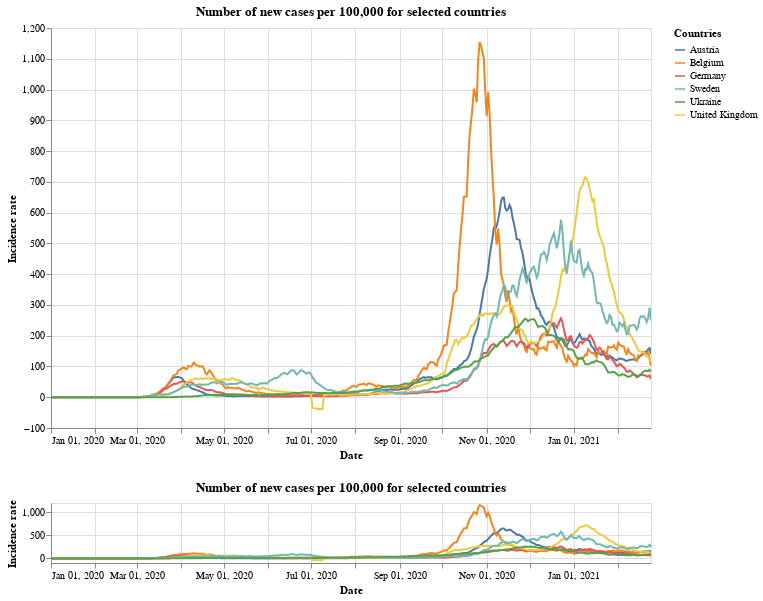

Notebook code cell kept with this figure:
### Markdown cell above
## New cases per 100,000

### Code cell
#collapse
brush = alt.selection(type='interval', encodings=['x'])

base = alt.Chart(x_small).mark_line().transform_window(
    rolling_mean='sum(new_cases_per)',
    frame=[-7, 0],
    groupby=['id']
).encode(
    x=alt.X("yearmonthdate(date):T",
            axis=alt.Axis(title='Date')
           ),
    y=alt.Y("rolling_mean:Q",
            axis=alt.Axis(title='Incidence rate')
           ),
    tooltip='id',
    color=alt.Color('id', legend=alt.Legend(title="Countries")),
    opacity=alt.condition(leg_selection, alt.value(1), alt.value(0.2))
).add_selection(leg_selection).properties(
    width=600,
    height=400,
    title='Number of new cases per 100,000 for selected countries'
)

upper = base.encode(
    alt.X('yearmonthdate(date):T',axis=alt.Axis(title='Date'),
          scale=alt.Scale(domain=brush))
)

lower = base.properties(
    height=60
).add_selection(brush)

upper & lower

### Figure 1 — Vega-Lite specification as saved in the notebook (floating-point values rounded to 4 significant figures; data arrays with more than 128 entries replaced by an {"elided": "..."} marker saying what was removed)
{"config": {"view": {"continuousWidth": 400, "continuousHeight": 300}}, "vconcat": [{"mark": "line", "encoding": {"color": {"type": "nominal", "field": "id", "legend": {"title": "Countries"}}, "opacity": {"condition": {"value": 1, "selection": "selector001"}, "value": 0.2}, "tooltip": {"type": "nominal", "field": "id"}, "x": {"type": "temporal", "axis": {"title": "Date"}, "field": "date", "scale": {"domain": {"selection": "selector004"}}, "timeUnit": "yearmonthdate"}, "y": {"type": "quantitative", "axis": {"title": "Incidence rate"}, "field": "rolling_mean"}}, "height": 400, "selection": {"selector001": {"type": "multi", "fields": ["id"], "bind": "legend"}}, "title": "Number of new cases per 100,000 for selected countries", "transform": [{"window": [{"op": "sum", "field": "new_cases_per", "as": "rolling_mean"}], "frame": [-7, 0], "groupby": ["id"]}], "width": 600}, {"mark": "line", "encoding": {"color": {"type": "nominal", "field": "id", "legend": {"title": "Countries"}}, "opacity": {"condition": {"value": 1, "selection": "selector001"}, "value": 0.2}, "tooltip": {"type": "nominal", "field": "id"}, "x": {"type": "temporal", "axis": {"title": "Date"}, "field": "date", "timeUnit": "yearmonthdate"}, "y": {"type": "quantitative", "axis": {"title": "Incidence rate"}, "field": "rolling_mean"}}, "height": 60, "selection": {"selector001": {"type": "multi", "fields": ["id"], "bind": "legend"}, "selector004": {"type": "interval", "encodings": ["x"]}}, "title": "Number of new cases per 100,000 for selected countries", "transform": [{"window": [{"op": "sum", "field": "new_cases_per", "as": "rolling_mean"}], "frame": [-7, 0], "groupby": ["id"]}], "width": 600}], "data": {"name": "data-914f516df377513b80a7325a572f67e7"}, "$schema": "https://vega.github.io/schema/vega-lite/v4.8.1.json", "datasets": {"data-914f516df377513b80a7325a572f67e7": {"elided": "2526 records"}}}
